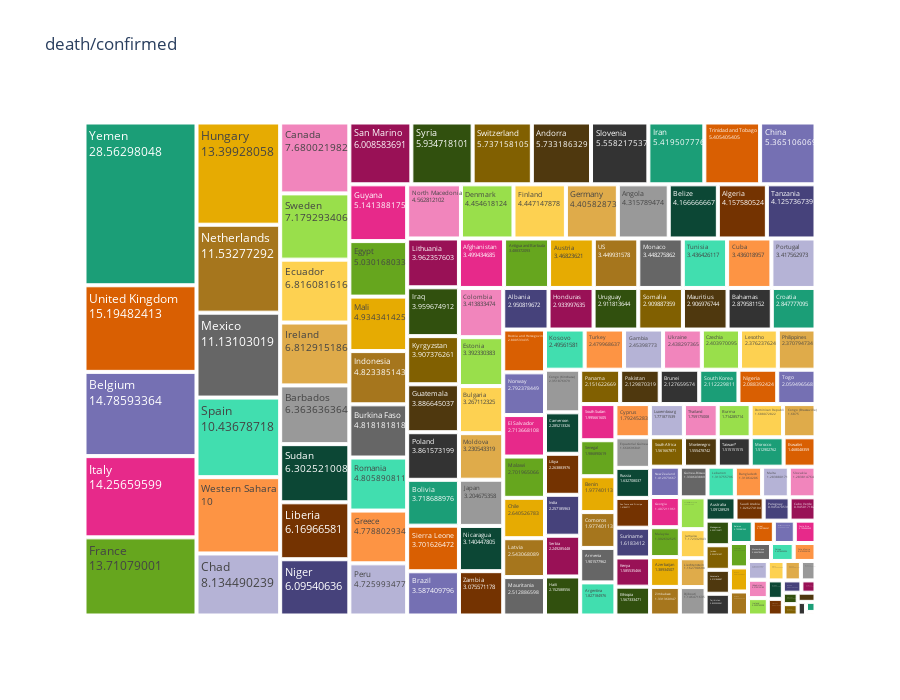

The notebook cell saved with this chart:
### Code cell
plot_treemap('death/confirmed')

### Figure 1 — Plotly figure (JSON) as saved in the notebook; plotly's stock layout.template omitted (floating-point values rounded to 4 significant figures; data arrays with more than 128 entries replaced by an {"elided": "..."} marker saying what was removed)
{"data": [{"branchvalues": "total", "domain": {"x": [0, 1], "y": [0, 1]}, "hovertemplate": "labels=%{label}<br>death/confirmed=%{value}<br>parent=%{parent}<br>id=%{id}<extra></extra>", "ids": {"elided": "187 str values"}, "labels": {"elided": "187 str values"}, "name": "", "parents": {"elided": "187 str values"}, "textinfo": "label+text+value", "type": "treemap", "values": {"elided": "187 float values"}}], "layout": {"height": 700, "legend": {"tracegroupgap": 0}, "title": {"text": "death/confirmed"}, "treemapcolorway": ["rgb(27,158,119)", "rgb(217,95,2)", "rgb(117,112,179)", "rgb(231,41,138)", "rgb(102,166,30)", "rgb(230,171,2)", "rgb(166,118,29)", "rgb(102,102,102)"]}}
